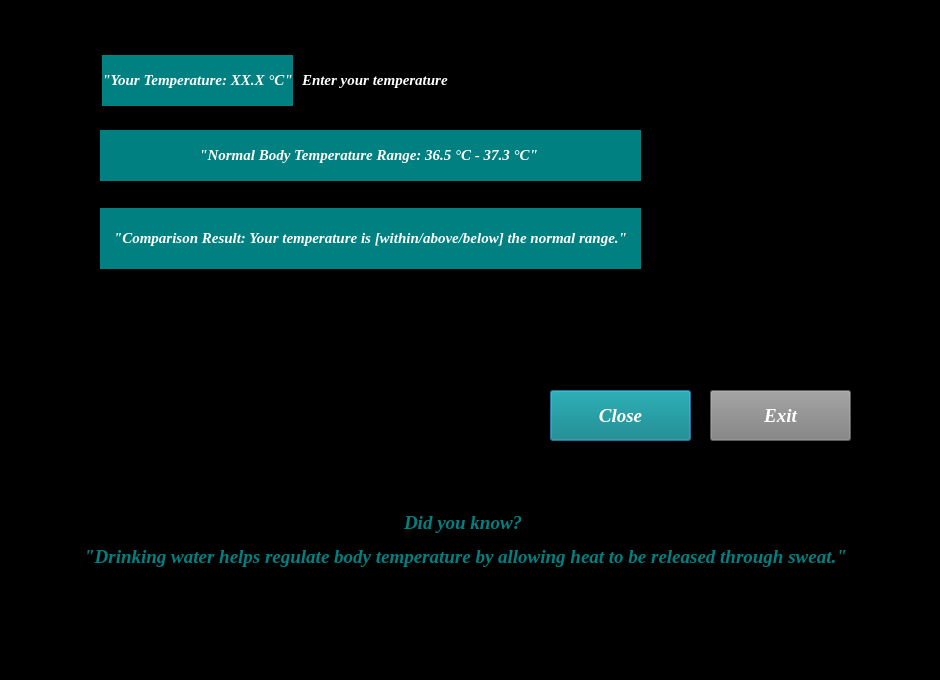
<?xml version="1.0" encoding="UTF-8"?>
<ui version="4.0">
 <class>TemperatureMonitorDialog</class>
 <widget class="QDialog" name="TemperatureMonitorDialog">
  <property name="geometry">
   <rect>
    <x>0</x>
    <y>0</y>
    <width>940</width>
    <height>680</height>
   </rect>
  </property>
  <property name="windowTitle">
   <string>Dialog</string>
  </property>
  <property name="styleSheet">
   <string notr="true">color: white;
background-color: black;
</string>
  </property>
  <widget class="QLabel" name="labelNormalRange">
   <property name="geometry">
    <rect>
     <x>100</x>
     <y>130</y>
     <width>541</width>
     <height>51</height>
    </rect>
   </property>
   <property name="font">
    <font>
     <family>Times New Roman</family>
     <pointsize>11</pointsize>
     <italic>true</italic>
     <bold>true</bold>
    </font>
   </property>
   <property name="styleSheet">
    <string notr="true">color: white;
background-color: teal;
</string>
   </property>
   <property name="text">
    <string>&lt;html&gt;&lt;head/&gt;&lt;body&gt;&lt;p align=&quot;center&quot;&gt;&amp;quot;Normal Body Temperature Range: 36.5 °C - 37.3 °C&amp;quot; &lt;/p&gt;&lt;/body&gt;&lt;/html&gt;</string>
   </property>
  </widget>
  <widget class="QLabel" name="labelComparisonResult">
   <property name="geometry">
    <rect>
     <x>100</x>
     <y>208</y>
     <width>541</width>
     <height>61</height>
    </rect>
   </property>
   <property name="font">
    <font>
     <family>Times New Roman</family>
     <pointsize>11</pointsize>
     <italic>true</italic>
     <bold>true</bold>
    </font>
   </property>
   <property name="styleSheet">
    <string notr="true">color: white;
background-color: teal;
</string>
   </property>
   <property name="text">
    <string>&lt;html&gt;&lt;head/&gt;&lt;body&gt;&lt;p align=&quot;center&quot;&gt;&amp;quot;Comparison Result: Your temperature is [within/above/below] the normal range.&amp;quot;&lt;/p&gt;&lt;/body&gt;&lt;/html&gt;</string>
   </property>
  </widget>
  <widget class="QPushButton" name="buttonClose">
   <property name="geometry">
    <rect>
     <x>550</x>
     <y>390</y>
     <width>141</width>
     <height>51</height>
    </rect>
   </property>
   <property name="font">
    <font>
     <family>Times New Roman</family>
     <pointsize>14</pointsize>
     <italic>true</italic>
     <bold>true</bold>
    </font>
   </property>
   <property name="styleSheet">
    <string notr="true">color: white;
background-color: teal;
</string>
   </property>
   <property name="text">
    <string>Close</string>
   </property>
  </widget>
  <widget class="QPushButton" name="buttonExit">
   <property name="geometry">
    <rect>
     <x>710</x>
     <y>390</y>
     <width>141</width>
     <height>51</height>
    </rect>
   </property>
   <property name="font">
    <font>
     <family>Times New Roman</family>
     <pointsize>14</pointsize>
     <italic>true</italic>
     <bold>true</bold>
    </font>
   </property>
   <property name="styleSheet">
    <string notr="true">color: white;
background-color: grey;
</string>
   </property>
   <property name="text">
    <string>Exit</string>
   </property>
  </widget>
  <widget class="QLabel" name="labelFacts">
   <property name="geometry">
    <rect>
     <x>70</x>
     <y>510</y>
     <width>791</width>
     <height>61</height>
    </rect>
   </property>
   <property name="font">
    <font>
     <family>Times New Roman</family>
     <pointsize>12</pointsize>
     <italic>true</italic>
     <bold>true</bold>
    </font>
   </property>
   <property name="styleSheet">
    <string notr="true">color: teal;
background-color: black;
</string>
   </property>
   <property name="text">
    <string>&lt;html&gt;&lt;head/&gt;&lt;body&gt;&lt;p align=&quot;center&quot;&gt;&lt;span style=&quot; font-size:14pt;&quot;&gt;Did you know? &lt;/span&gt;&lt;/p&gt;&lt;p align=&quot;center&quot;&gt;&lt;span style=&quot; font-size:14pt;&quot;&gt;&amp;quot;Drinking water helps regulate body temperature by allowing heat to be released through sweat.&amp;quot;&lt;/span&gt;&lt;/p&gt;&lt;/body&gt;&lt;/html&gt;</string>
   </property>
  </widget>
  <widget class="QWidget" name="layoutWidget">
   <property name="geometry">
    <rect>
     <x>102</x>
     <y>55</y>
     <width>541</width>
     <height>51</height>
    </rect>
   </property>
   <layout class="QHBoxLayout" name="horizontalLayout">
    <item>
     <widget class="QLabel" name="labelUserTemperature">
      <property name="font">
       <font>
        <family>Times New Roman</family>
        <pointsize>11</pointsize>
        <italic>true</italic>
        <bold>true</bold>
       </font>
      </property>
      <property name="styleSheet">
       <string notr="true">color: white;
background-color: teal;
</string>
      </property>
      <property name="text">
       <string>&lt;html&gt;&lt;head/&gt;&lt;body&gt;&lt;p align=&quot;center&quot;&gt;&amp;quot;Your Temperature: XX.X °C&amp;quot;&lt;/p&gt;&lt;/body&gt;&lt;/html&gt;</string>
      </property>
     </widget>
    </item>
    <item>
     <widget class="QLineEdit" name="lineEditUserTemperature">
      <property name="font">
       <font>
        <family>Times New Roman</family>
        <pointsize>11</pointsize>
        <italic>true</italic>
        <bold>true</bold>
       </font>
      </property>
      <property name="styleSheet">
       <string notr="true">color: white;
background-color: black;
</string>
      </property>
      <property name="text">
       <string>Enter your temperature</string>
      </property>
     </widget>
    </item>
   </layout>
  </widget>
 </widget>
 <resources/>
 <connections/>
</ui>
